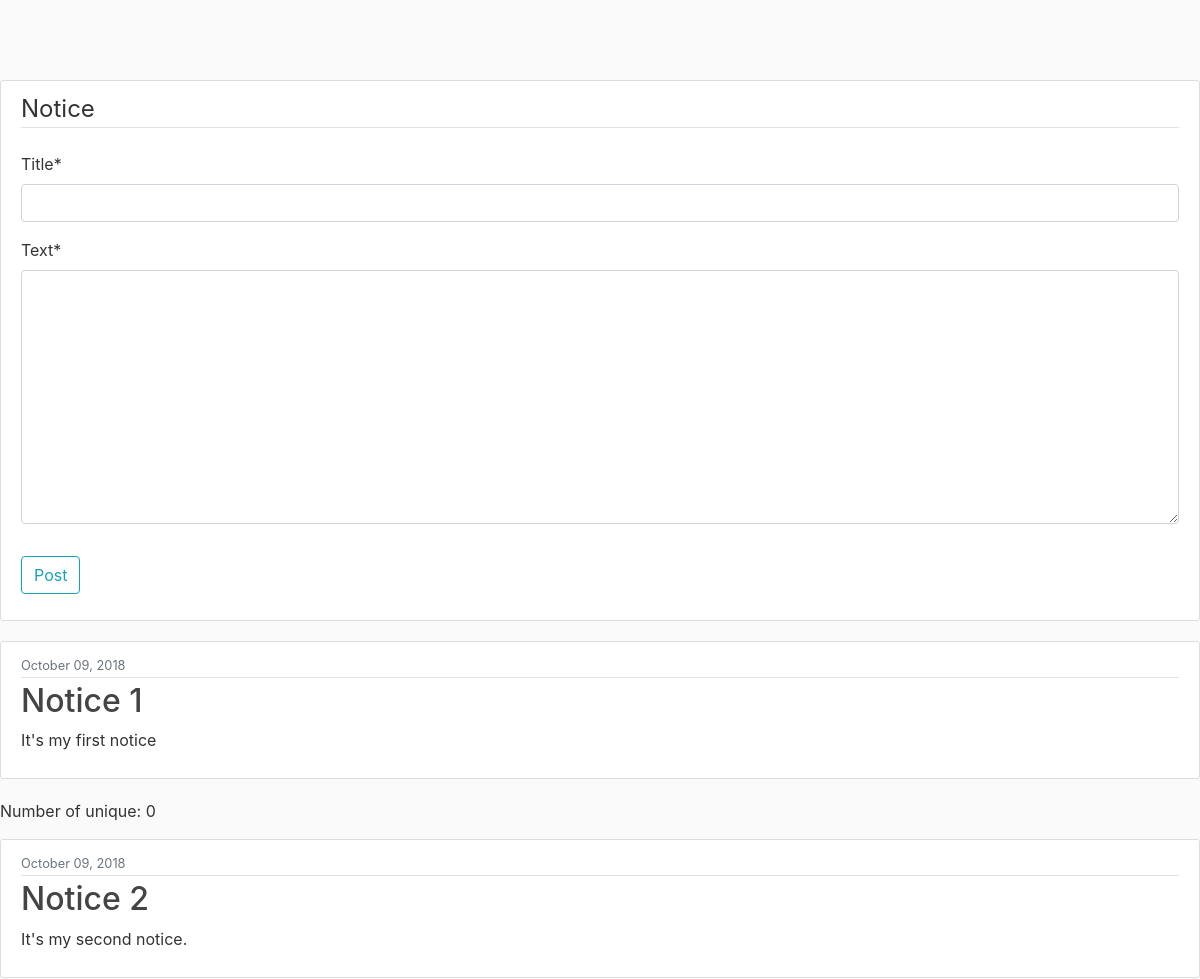
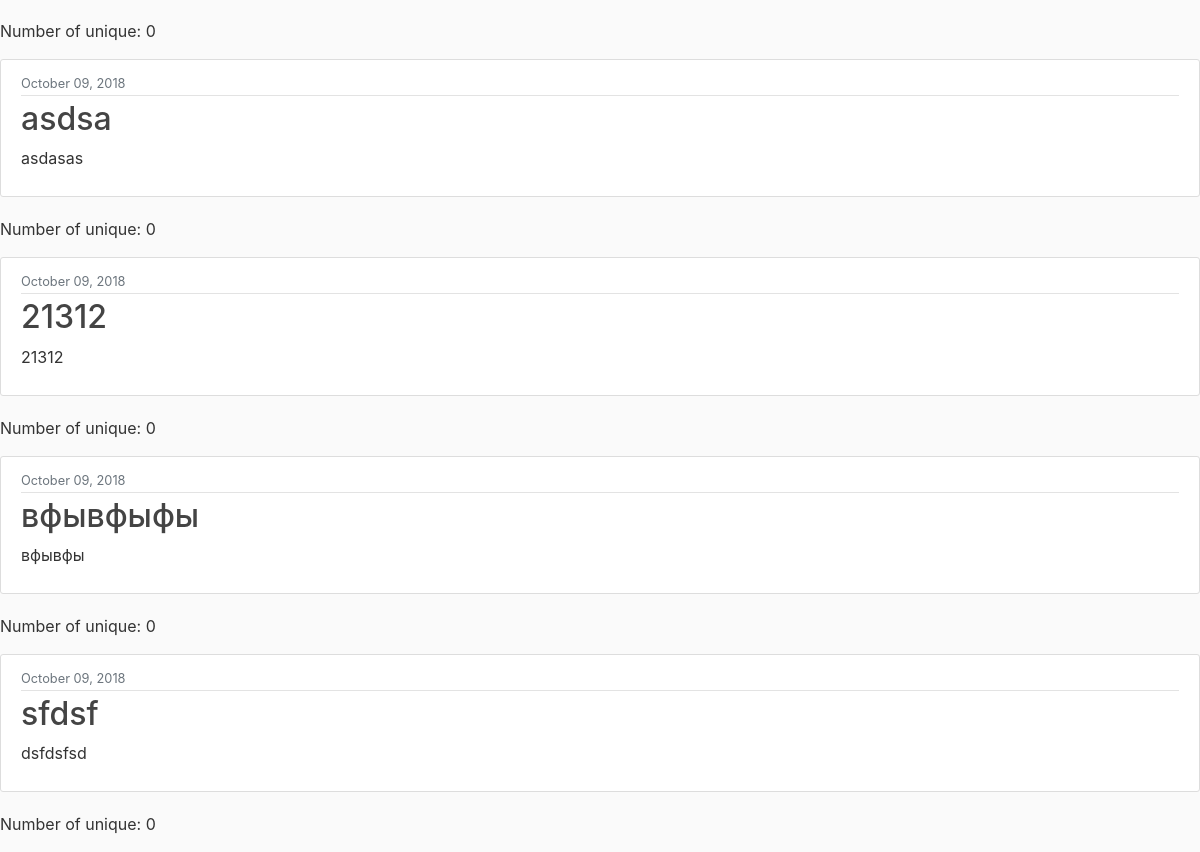
Before: / with the older database file (2 pictures, top to bottom).
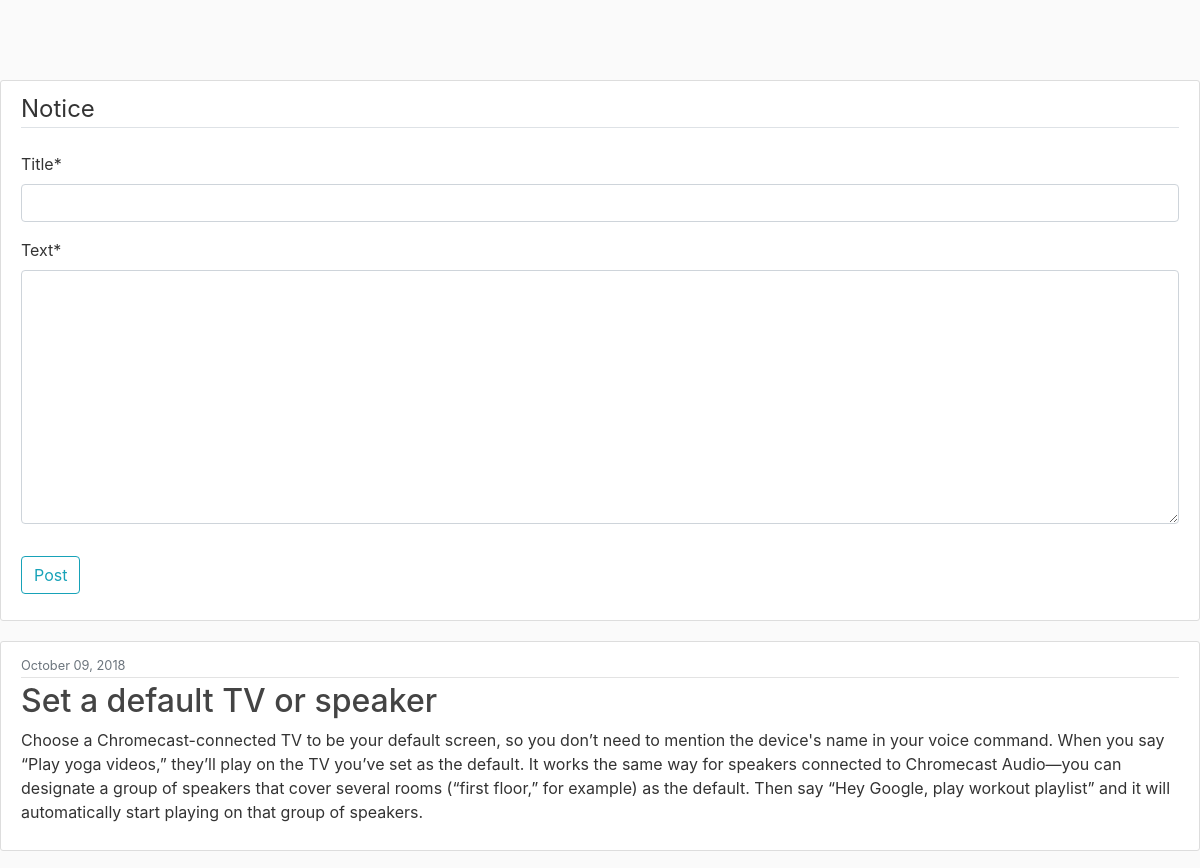
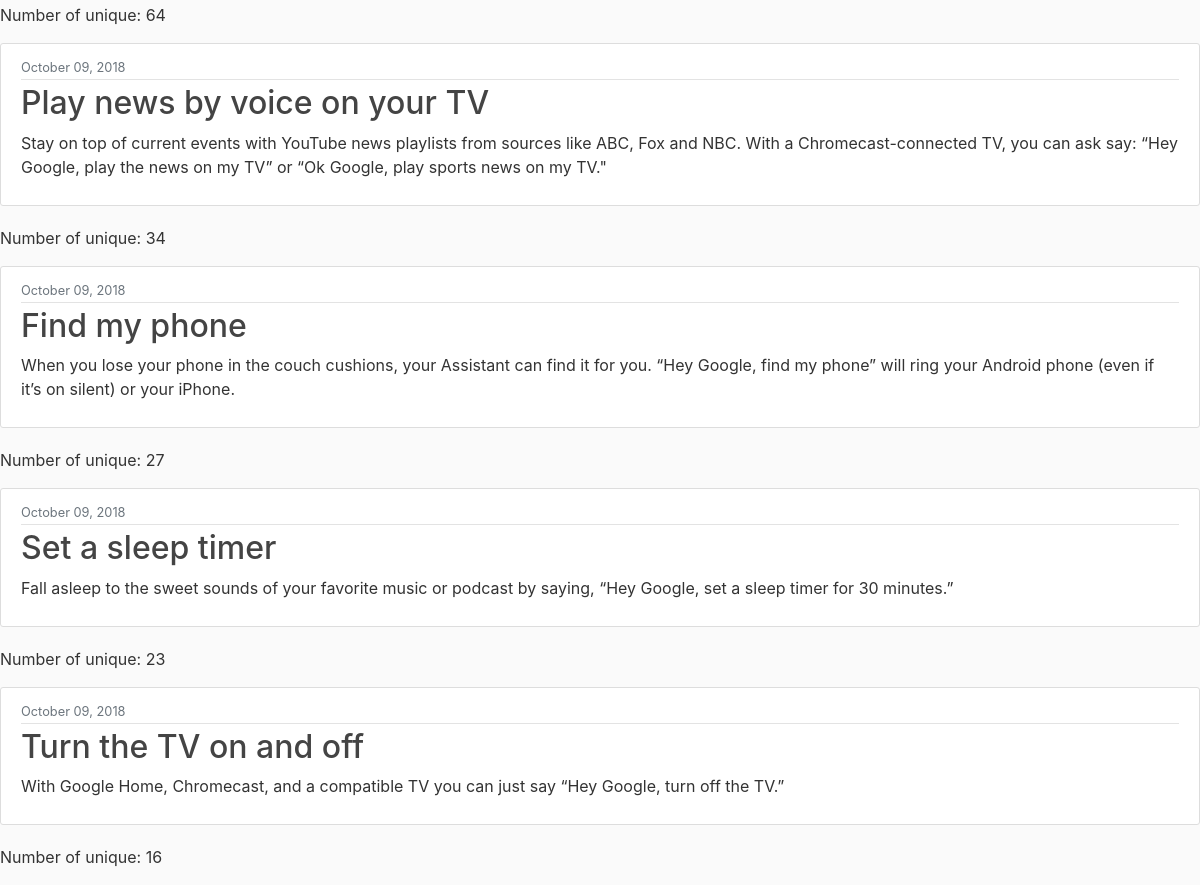
After: the same page with the newer database file (2 pictures, top to bottom).
### web_app/models.py (models this page shows, shortened)
class Notice(models.Model):
    title = models.CharField(max_length=150)
    text = models.TextField()
    numbers = models.IntegerField(default=1)
    date = models.DateField(auto_now_add = True)

### web_app/views.py (the view, shortened to what this page needs)
# urls.py: path('', views.NoticeOrderView.as_view())
class NoticeOrderView(FormMixin, ListView):
    context_object_name = 'notices'
    ordering = ['-numbers']
    template_name = 'index.html'
    success_url = '/'
    form_class = NoticeForm
    model = Notice

### web_app/form.py
class NoticeForm(forms.ModelForm):
    class Meta:
        model = Notice
        fields = ['title', 'text']

### web_app/templates/index.html (shortened to what this page needs)
<!DOCTYPE html>
{% load crispy_forms_tags %}
{% load static %}
<html>
<head>
    <link rel="stylesheet" href="https://stackpath.bootstrapcdn.com/bootstrap/4.1.3/css/bootstrap.min.css">
     <link rel="stylesheet" type="text/css" href="{% static 'blog/main.css' %}">
</head>
<body>
    <div class='content-section'>
		<form method='POST'>
			<fieldset class='form-group'>
				<legend class='border-bottom mb-4'>Notice</legend>
				{{ form|crispy }}
			</fieldset>
			<div class='form-group'>
				<button class='btn btn-outline-info' type='submit'>Post</button>
			</div>
		</form>
	</div>
    {% for notice in notices %}
		<article class="media content-section">
          <div class="media-body">
            <div class="article-metadata">
              <small class="text-muted">{{ notice.date|date:"F d, Y" }}</small>
            </div>
            <h2>{{ notice.title }}</h2>
            <p class="article-content">{{ notice.text }}</p>
          </div>
		</article>
		<p> Number of unique: {{notice.numbers}} </p>
	{% endfor %}
</body>
</html>

### web_app/static/css/main.css (style rules this page uses)
body { background: #fafafa; color: #333333; margin-top: 5rem; }
h1, h2, h3, h4, h5, h6 { color: #444444; }
.content-section { background: #ffffff; padding: 10px 20px; border: 1px solid #dddddd; border-radius: 3px; margin-bottom: 20px; }
.article-content { white-space: pre-line; }
.article-metadata { padding-bottom: 1px; margin-bottom: 4px; border-bottom: 1px solid #e3e3e3 }

Changed rows visible on the page:
removed Notice: date "October 09, 2018", title "sfdsf", text "dsfdsfsd", numbers "0"
changed Notice: title "вфывфыфы" → "Set a default TV or speaker"; text "вфывфы" → "Choose a Chromecast-connected TV to be your default screen, so you don’t need to mention the device's name in your voice command. When you say “Play yoga videos,” they’ll play on the TV you’ve set as the default. It works the same way for speakers connected to Chromecast Audio—you can designate a group of speakers that cover several rooms (“first floor,” for example) as the default. Then say “Hey Google, play workout playlist” and it will automatically start playing on that group of speakers."; numbers "0" → "64"; moves up the list
changed Notice: title "asdsa" → "Play news by voice on your TV"; text "asdasas" → "Stay on top of current events with YouTube news playlists from sources like ABC, Fox and NBC. With a Chromecast-connected TV, you can ask say: “Hey Google, play the news on my TV” or “Ok Google, play sports news on my TV.\""; numbers "0" → "34"; moves up the list
changed Notice: title "Notice 1" → "Find my phone"; text "It's my first notice" → "When you lose your phone in the couch cushions, your Assistant can find it for you. “Hey Google, find my phone” will ring your Android phone (even if it’s on silent) or your iPhone."; numbers "0" → "27"
changed Notice: title "Notice 2" → "Set a sleep timer"; text "It's my second notice." → "Fall asleep to the sweet sounds of your favorite music or podcast by saying, “Hey Google, set a sleep timer for 30 minutes.”"; numbers "0" → "23"
changed Notice: title "21312" → "Turn the TV on and off"; text "21312" → "With Google Home, Chromecast, and a compatible TV you can just say “Hey Google, turn off the TV.”"; numbers "0" → "16"
